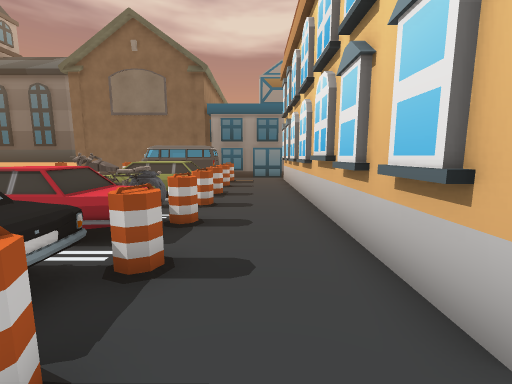
View 1 (above)

19 first-person views from a walk through a scene from a Unity 3-D project. The camera is 1.5 m above the floor, tilts 8° down and sees 90° across. The floor is counted in squares, 1 m on a side. Each view is taken from the middle of a square. On the plan, view 1 faces up. The plan holds only what a view shows up to about 13 squares ahead; the rest is blank. The place goes on beyond the plan. The player character is not drawn. Some surface patterns are stand-ins.

View 2
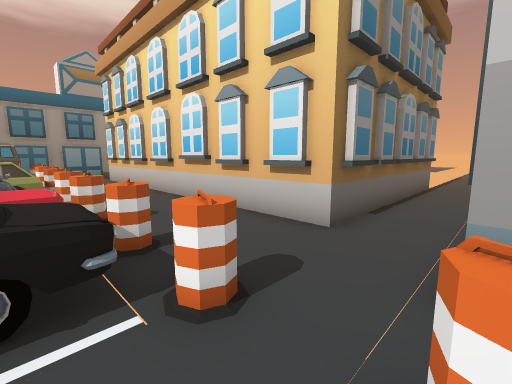

View 3
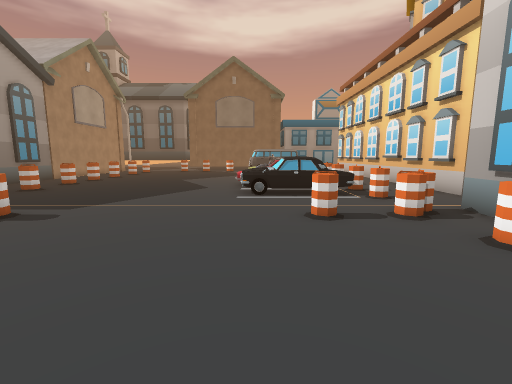

View 4
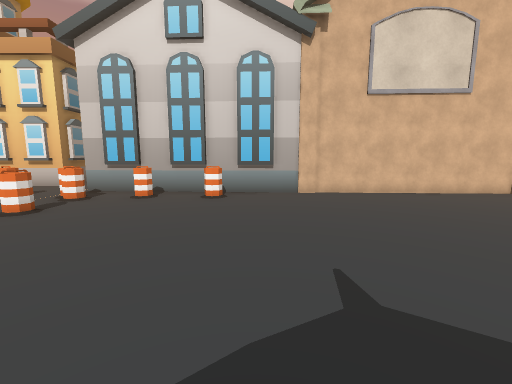

View 5
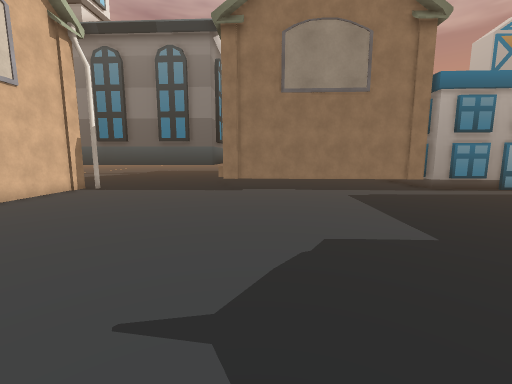

View 6
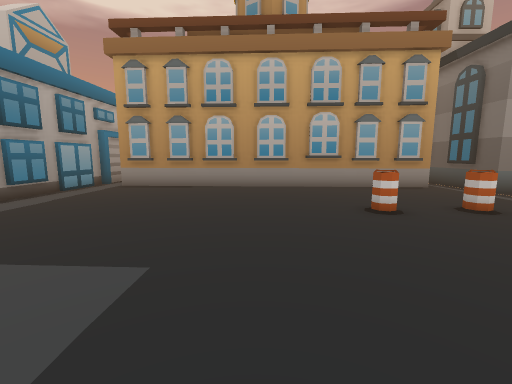

View 7
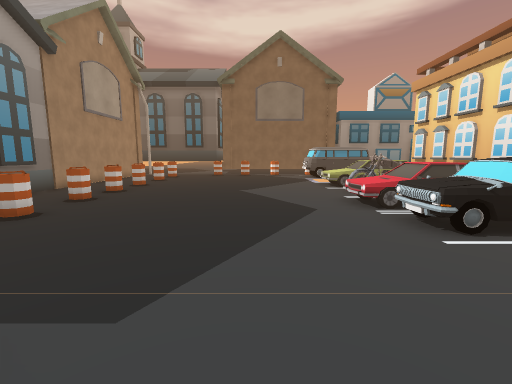

View 8
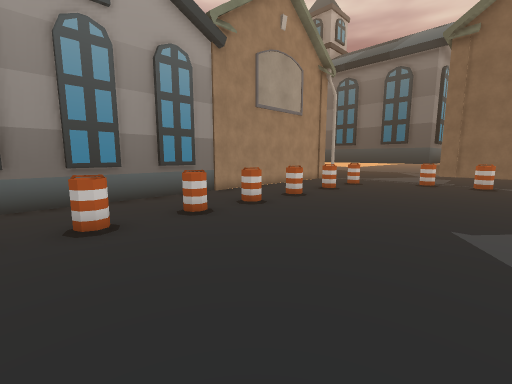

View 9
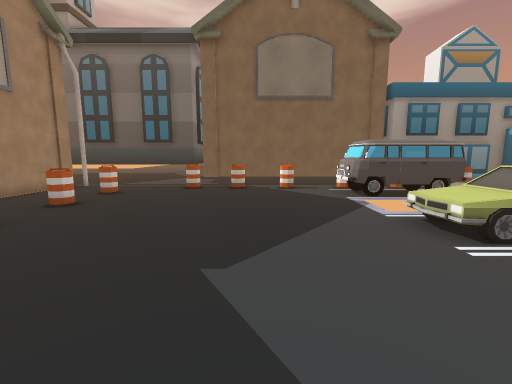

View 10
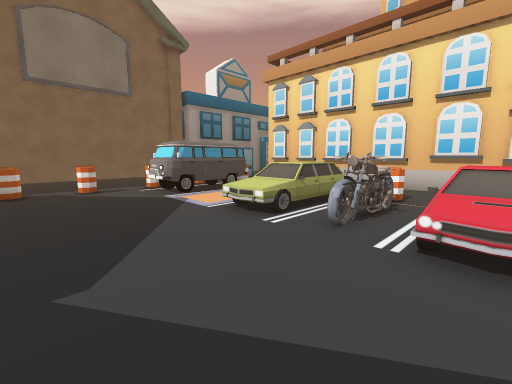

View 11
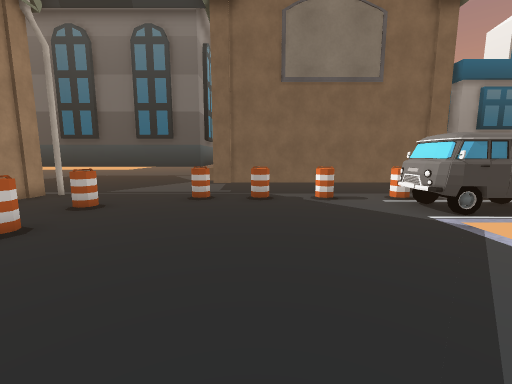

View 12
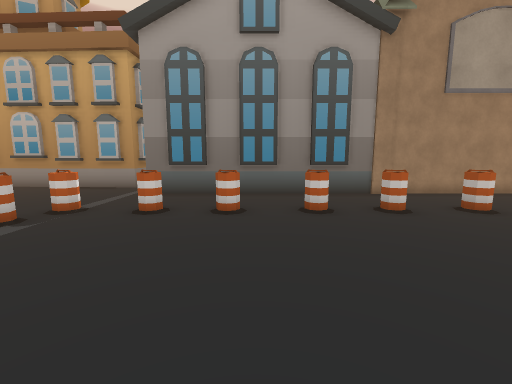

View 13
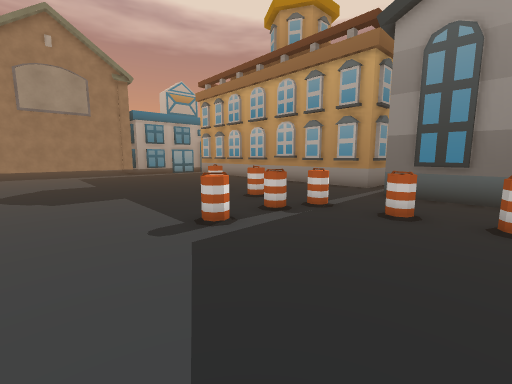

View 14
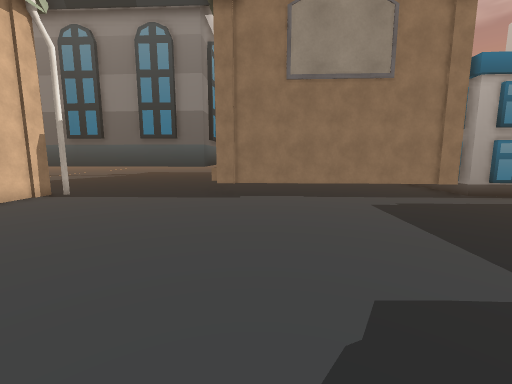

View 15
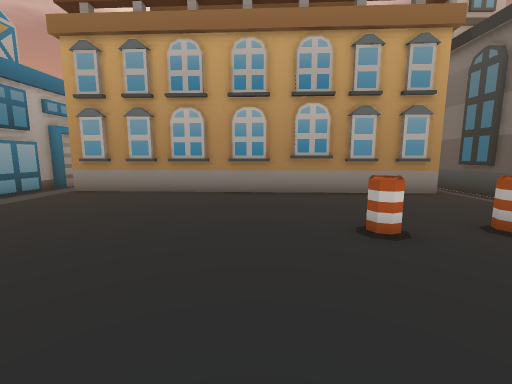

View 16
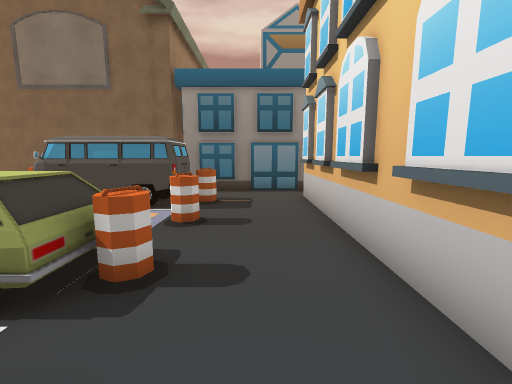

View 17
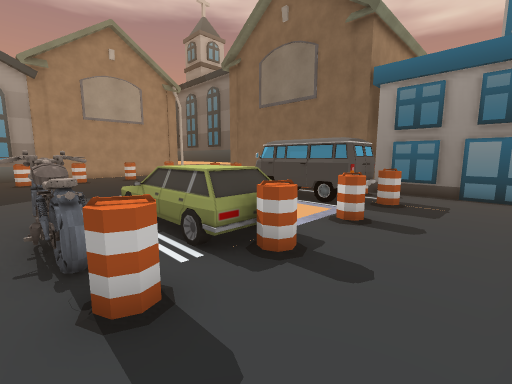

View 18
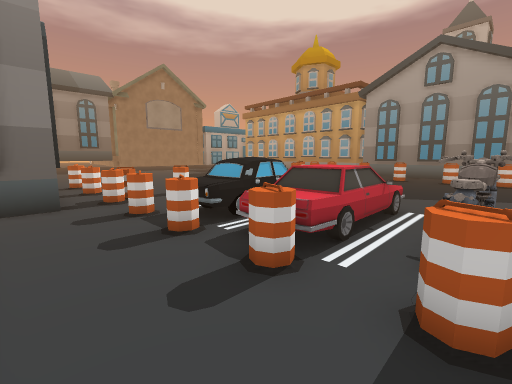

View 19
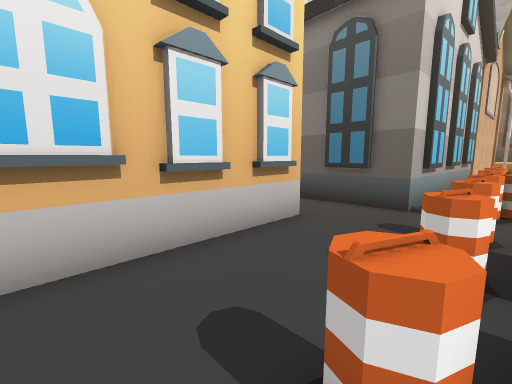

### Floor plan
Key: @ floor where view 1 was taken; # wall or solid block; x gap in a wall; . floor; = window, fence, low wall or low ledge; C car; A van; H house.
Columns run from 24 left of view 1 to 5 right of it. Each row starts with its distance up from view 1.
 21            H        H
 20            H .......H
 19     #######H .......H
 18      H......HHHHHHHHH#######
 17      H.....=.#.##.x.  ....#
 16      H..=.........AAAAA...#
 15      H..=........AAAAAA...#
 14      H............AAAA....#
 13      H..=.........    x...#
 12      H............    ....#
 11      H............CCCC=...#
 10      H..=.........    #...#
  9      H............CCCCC...#
  8      #..=..........CCC#=..#
  7      #.............CC.....#
  6      #..=........CCCCC#=..#
  5      #...........CCCCCC...#
  4      #...........CCCCC=...#
  3      #..=.........CCCC#=..#
  2      #...........CCCCCC...####
  1      #..=.............==...###
  0  #####..................@.....
 -1   ......=.............=x#####
 -2  ###.....#.x............#
 -3    #....................#
 -4    #....#..............x#
 -5    #....................#
 -6   ##....................#
 -7   ##..................#x#
 -8   #.....................#
 -9   ##....................#
-10   ##....................H
-11   ##...................H
-12   #.....................
-13   #....................H
-14   #....................H
-15   #....................H
-16   #....................H
-17   #....................H
-18 #######................H
-19     ####HHHHHHHHH.....HH
-20        #........ ########
-21         ........ #
-22         ........ #

Where each view was taken, in squares from view 1:
view 1: 0 up, 0 right, facing up
view 2: 1 down, 3 left, facing up-right
view 3: 8 down, 6 left, facing up
view 4: 8 down, 11 left, facing right
view 5: 7 down, 9 left, facing down
view 6: 10 down, 9 left, facing left
view 7: 3 down, 10 left, facing up
view 8: 2 up, 10 left, facing up-left
view 9: 5 up, 10 left, facing up
view 10: 5 up, 11 left, facing up-right
view 11: 8 up, 11 left, facing up
view 12: 4 up, 9 left, facing left
view 13: 3 up, 9 left, facing down-left
view 14: 9 down, 9 left, facing down
view 15: 9 down, 11 left, facing left
view 16: 7 up, 0 right, facing up
view 17: 7 up, 1 right, facing up-left
view 18: 8 up, 1 right, facing down-left
view 19: 7 up, 2 left, facing down-right
